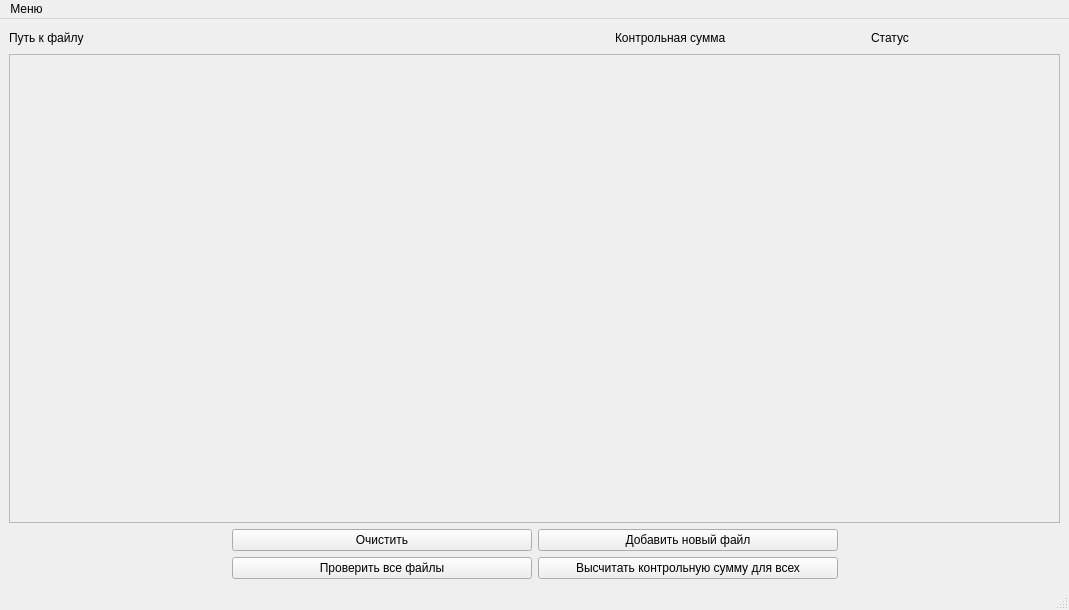
<?xml version="1.0" encoding="UTF-8"?>
<ui version="4.0">
 <class>MainWindow</class>
 <widget class="QMainWindow" name="MainWindow">
  <property name="geometry">
   <rect>
    <x>0</x>
    <y>0</y>
    <width>1069</width>
    <height>610</height>
   </rect>
  </property>
  <property name="windowTitle">
   <string>MainWindow</string>
  </property>
  <widget class="QWidget" name="centralwidget">
   <layout class="QGridLayout" name="gridLayout">
    <item row="5" column="0">
     <layout class="QHBoxLayout" name="horizontalLayout_6">
      <item>
       <spacer name="horizontalSpacer">
        <property name="orientation">
         <enum>Qt::Horizontal</enum>
        </property>
        <property name="sizeHint" stdset="0">
         <size>
          <width>40</width>
          <height>20</height>
         </size>
        </property>
       </spacer>
      </item>
      <item>
       <widget class="QPushButton" name="checkAllFilesButton">
        <property name="minimumSize">
         <size>
          <width>300</width>
          <height>0</height>
         </size>
        </property>
        <property name="maximumSize">
         <size>
          <width>500</width>
          <height>16777215</height>
         </size>
        </property>
        <property name="text">
         <string>Проверить все файлы</string>
        </property>
       </widget>
      </item>
      <item>
       <widget class="QPushButton" name="calcAllFilesButton">
        <property name="minimumSize">
         <size>
          <width>300</width>
          <height>0</height>
         </size>
        </property>
        <property name="maximumSize">
         <size>
          <width>500</width>
          <height>16777215</height>
         </size>
        </property>
        <property name="text">
         <string>Высчитать контрольную сумму для всех</string>
        </property>
       </widget>
      </item>
      <item>
       <spacer name="horizontalSpacer_2">
        <property name="orientation">
         <enum>Qt::Horizontal</enum>
        </property>
        <property name="sizeHint" stdset="0">
         <size>
          <width>40</width>
          <height>20</height>
         </size>
        </property>
       </spacer>
      </item>
     </layout>
    </item>
    <item row="0" column="0">
     <layout class="QVBoxLayout" name="verticalLayout">
      <item>
       <layout class="QHBoxLayout" name="horizontalLayout_3">
        <item>
         <widget class="QLabel" name="pathLabel">
          <property name="minimumSize">
           <size>
            <width>600</width>
            <height>0</height>
           </size>
          </property>
          <property name="maximumSize">
           <size>
            <width>16777215</width>
            <height>30</height>
           </size>
          </property>
          <property name="text">
           <string>Путь к файлу</string>
          </property>
         </widget>
        </item>
        <item>
         <widget class="QLabel" name="checksummLabel">
          <property name="minimumSize">
           <size>
            <width>250</width>
            <height>0</height>
           </size>
          </property>
          <property name="maximumSize">
           <size>
            <width>300</width>
            <height>30</height>
           </size>
          </property>
          <property name="text">
           <string>Контрольная сумма</string>
          </property>
         </widget>
        </item>
        <item>
         <widget class="QLabel" name="statusLabel">
          <property name="minimumSize">
           <size>
            <width>130</width>
            <height>0</height>
           </size>
          </property>
          <property name="maximumSize">
           <size>
            <width>130</width>
            <height>30</height>
           </size>
          </property>
          <property name="text">
           <string>Статус</string>
          </property>
         </widget>
        </item>
        <item>
         <spacer name="horizontalSpacer_4">
          <property name="orientation">
           <enum>Qt::Horizontal</enum>
          </property>
          <property name="sizeHint" stdset="0">
           <size>
            <width>40</width>
            <height>20</height>
           </size>
          </property>
         </spacer>
        </item>
       </layout>
      </item>
      <item>
       <layout class="QHBoxLayout" name="horizontalLayout_5">
        <item>
         <widget class="QScrollArea" name="workSpace">
          <property name="widgetResizable">
           <bool>true</bool>
          </property>
          <widget class="QWidget" name="widget">
           <property name="geometry">
            <rect>
             <x>0</x>
             <y>0</y>
             <width>1045</width>
             <height>458</height>
            </rect>
           </property>
           <layout class="QGridLayout" name="gridLayout_3">
            <item row="0" column="1">
             <layout class="QGridLayout" name="wsLayout"/>
            </item>
           </layout>
          </widget>
         </widget>
        </item>
       </layout>
      </item>
     </layout>
    </item>
    <item row="1" column="0">
     <layout class="QHBoxLayout" name="horizontalLayout_7">
      <item>
       <spacer name="horizontalSpacer_5">
        <property name="orientation">
         <enum>Qt::Horizontal</enum>
        </property>
        <property name="sizeHint" stdset="0">
         <size>
          <width>40</width>
          <height>20</height>
         </size>
        </property>
       </spacer>
      </item>
      <item>
       <widget class="QPushButton" name="clearAllButton">
        <property name="minimumSize">
         <size>
          <width>300</width>
          <height>0</height>
         </size>
        </property>
        <property name="text">
         <string>Очистить</string>
        </property>
       </widget>
      </item>
      <item>
       <widget class="QPushButton" name="addNewFileButton">
        <property name="minimumSize">
         <size>
          <width>300</width>
          <height>0</height>
         </size>
        </property>
        <property name="maximumSize">
         <size>
          <width>605</width>
          <height>16777215</height>
         </size>
        </property>
        <property name="text">
         <string>Добавить новый файл</string>
        </property>
       </widget>
      </item>
      <item>
       <spacer name="horizontalSpacer_6">
        <property name="orientation">
         <enum>Qt::Horizontal</enum>
        </property>
        <property name="sizeHint" stdset="0">
         <size>
          <width>40</width>
          <height>20</height>
         </size>
        </property>
       </spacer>
      </item>
     </layout>
    </item>
   </layout>
  </widget>
  <widget class="QMenuBar" name="menubar">
   <property name="geometry">
    <rect>
     <x>0</x>
     <y>0</y>
     <width>1069</width>
     <height>20</height>
    </rect>
   </property>
   <widget class="QMenu" name="menu">
    <property name="title">
     <string>Меню</string>
    </property>
    <addaction name="loadButton"/>
    <addaction name="saveButton"/>
   </widget>
   <addaction name="menu"/>
  </widget>
  <widget class="QStatusBar" name="statusbar"/>
  <action name="loadButton">
   <property name="checkable">
    <bool>false</bool>
   </property>
   <property name="text">
    <string>Загрузить файл проверок</string>
   </property>
   <property name="shortcut">
    <string>Shift+L</string>
   </property>
  </action>
  <action name="saveButton">
   <property name="text">
    <string>Сохранить файл проверок</string>
   </property>
  </action>
  <action name="action_4">
   <property name="text">
    <string>Проверка контр. суммы</string>
   </property>
  </action>
  <action name="action_5">
   <property name="text">
    <string>Создание контр. суммы</string>
   </property>
  </action>
 </widget>
 <resources/>
 <connections/>
</ui>
